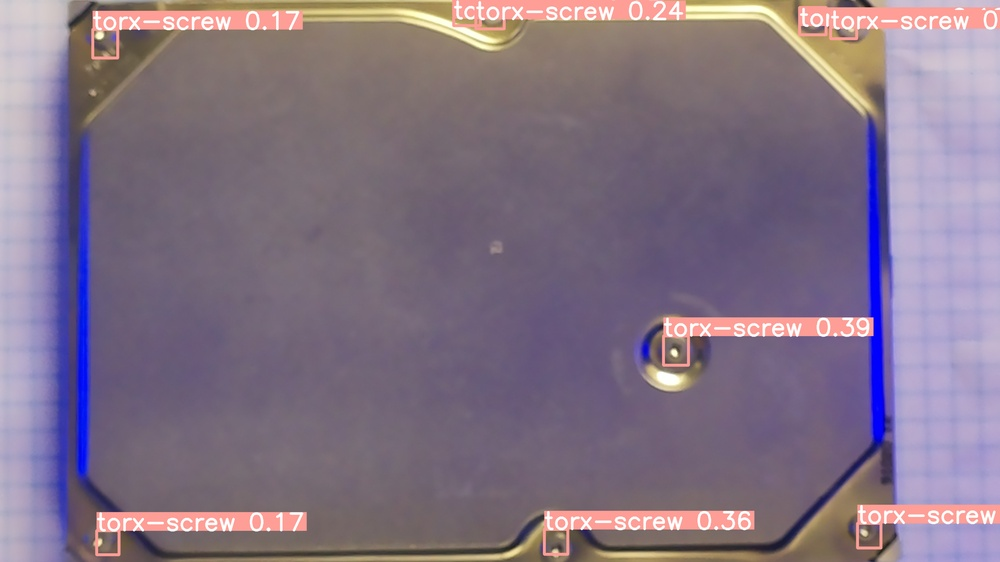
#> input picture computerVision/screwDetection/v5.0/predictionTestingSet/test1.jpg, 1000 x 562 px, shrunk from 4608 x 2592 before the run, found by its file name
$ python originFinding.py
#> lines starting #> are read from the running program, lines starting #| are printed output that depends on the picture; after the words box and inside, x2 and y2 are one past the last pixel; in counts of white or black regions, pixels touching at a corner belong together
# Import libraries
import cv2
import numpy as np
import random
import math
from matplotlib import pyplot as plt

def findOrigin(f: str):
	im = cv2.imread(f)
#> im is the input picture: shape (562, 1000, 3); mean B, G, R 133.6, 115.6, 131.5
	hsv = cv2.cvtColor(im, cv2.COLOR_BGR2HSV)
#> hsv: shape (562, 1000, 3); mean H, S, V 113.4, 53.3, 144
	hsv = cv2.blur(hsv, (5,5))
#> hsv: shape (562, 1000, 3); mean H, S, V 113.4, 53.3, 144

	imCopy2 = im.copy()


	lower = np.array([70, 0, 0])
	upper = np.array([80, 255, 100])

	mask = cv2.inRange(hsv, lower, upper)
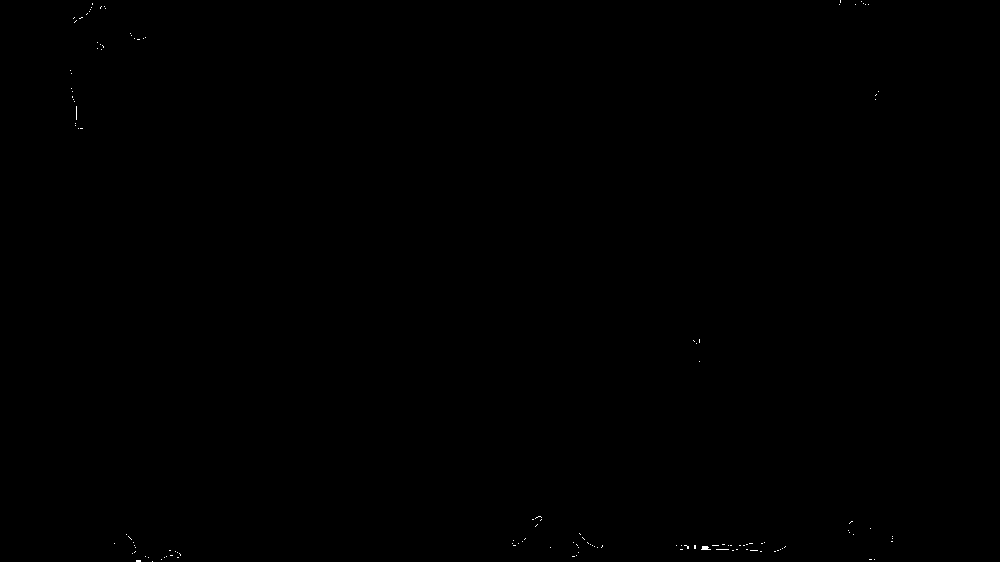
#> mask: shape (562, 1000); 0.05% white in thin lines or dots, all inside (x1, y1, x2, y2) = (70, 0, 893, 562)


	# flipping the mask so that the green is black and the hard drive is white
	# mask = cv2.bitwise_not(mask)
	im = cv2.bitwise_and(im, im, mask=mask)

	cv2.imshow('adding inverted pink filter mask', im)
	cv2.waitKey(0)

	# threshold to make a
	im = cv2.cvtColor(im, cv2.COLOR_BGR2GRAY)
#> im: shape (562, 1000)

	# cv2.imshow('greyed out', im)
	# cv2.waitKey(0)
	ret, im = cv2.threshold(im, 0 , 255, cv2.THRESH_BINARY)
	# im = cv2.erode(im, np.ones((2,2), np.uint8), iterations=15)
	# im = cv2.dilate(im, np.ones((2,2), np.uint8), iterations=15)
	ret, im = cv2.threshold(im, 1, 255, cv2.THRESH_BINARY)

	cv2.imshow('threshold image', im)
	cv2.waitKey(0)

	# img_edge = cv2.Canny(im, 200, 300)
	# cv2.imshow('edge detection', img_edge)
	# cv2.waitKey(0)


	contours, hierarchy = cv2.findContours(im, cv2.RETR_TREE, cv2.CHAIN_APPROX_SIMPLE)
#> contours = 131 contours, all with area under 20


	# if you want to see all significant contours, uncomment the below code:

	filtered = []
	# Looping over all found contours
	for c in contours:
		#If it has significant area, add to list
		if cv2.contourArea(c) < 1000: continue
		filtered.append(c)
#> this loop made 131 passes
#> c on passes 1 to 12: [[152, 561]], [[136, 560], [136, 561], [140, 561], [140, 560]], [[874, 559]], [[869, 559], [871, 559]], [[161, 559]], [[177, 557], [178, 557]], [[164, 557]], [[148, 557]], [[572, 556], [574, 556]], [[166, 556]], [[145, 556]], [[576, 555]]
#> after the loop, filtered = []

	objects = np.zeros([im.shape[0],im.shape[1],3], 'uint8')

	# Looping over filtered contours
	for c in filtered:
		# Select a random color to draw the contour
		col = (random.randint(0,255), random.randint(0,255), random.randint(0,255))
		# Draw the contour on the image with above color
		cv2.drawContours(objects,[c], -1, col, 2)
#> this loop made 0 passes
#> objects: shape (562, 1000, 3); every value is 0


	cv2.imshow('objects', objects)
	cv2.waitKey(0)

	# we get the largest contour and use that to locate the hard drive
	objects = np.zeros([im.shape[0],im.shape[1],3], 'uint8')

	c = max(contours, key = cv2.contourArea)
#> c = [[702, 546], [702, 548], [701, 549], [710, 549], [708, 549], [707, 548], [708, 547], [707, 546]]


	cv2.drawContours(objects,[c], -1, (255, 255, 0), 2)

	cv2.imshow('largest contour', objects)
	cv2.waitKey(0)

	# getting 'best fit' rectangle around the largest contour
	rect = cv2.minAreaRect(c)
#> rect = ((705.5, 547.5), (3, 9), -90)
	boxPoints = cv2.boxPoints(rect)
#> boxPoints = [[710, 549], [701, 549], [701, 546], [710, 546]]
	box = np.intp(boxPoints)
#> box = [[710, 549], [701, 549], [701, 546], [710, 546]]
	cv2.drawContours(imCopy2,[box],0,(255,255,0),2)
#> imCopy2: shape (562, 1000, 3); 0.01% of pixels changed, all inside (x1, y1, x2, y2) = (700, 545, 712, 551)

	# box has four coordinates, one for each corner of the rectangle.
	# However there does not seem to be a consitent order to these coordinates


	corners =  [box[0], box[1], box[2], box[3]]
#> corners = [[710, 549], [701, 549], [701, 546], [710, 546]]

	corners.sort(key=lambda x:x[0])
	mid_x = (corners[0][0] + corners[2][0]) / 2
#> mid_x = 705.5

	corners.sort(key=lambda x:x[1])
	mid_y = (corners[0][1] + corners[2][1]) / 2
#> mid_y = 547.5

	print(mid_x, mid_y)
#| 705.5 547.5


	# cv2.imshow('Origin Finding', imCopy2)
	# cv2.waitKey(0)

	cv2.imwrite("OriginFinding.jpg", imCopy2)

	return (mid_x, mid_y)


if __name__ == "__main__":
	findOrigin("/Users/unswaccount/Desktop/picsWIthGreenOrigin/test1.jpg")
